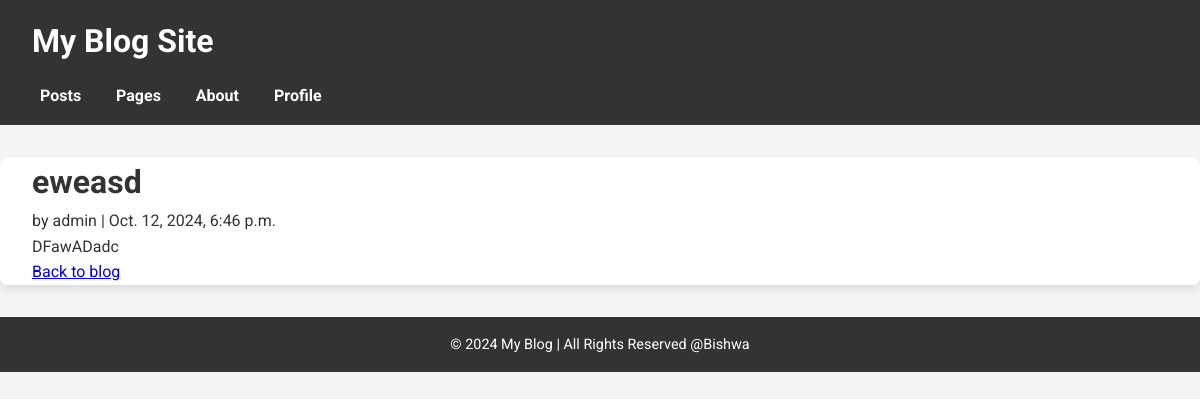
Page /FDASDFAs/ on the committed database.
### posts/models.py (models this page shows, shortened)
class Post(models.Model):
    title = models.CharField(max_length=200)
    slug = models.SlugField(unique=True, blank=True)
    content =  models.TextField()
    author = models.ForeignKey('auth.user', on_delete=models.CASCADE)
    created_at = models.DateTimeField(auto_now_add=True)
    updated_at = models.DateTimeField(auto_now=True)

### posts/views.py (the view)
# urls.py: path('<slug:slug>/', views.post_detail, name='post_detail'),
def post_detail(request, slug):
    post = get_object_or_404(Post, slug=slug)
    return render(request, 'posts/post_detail.html', {'post': post})

### templates/posts/post_detail.html
{% extends 'base.html' %}
{% block content %}
    <h1>{{ post.title }}</h1>
    <p>by {{ post.author.username }} | {{ post.created_at }}</p>
    <div>
        {{ post.content|safe }}
    </div>
    <a href="{% url 'post_list' %}">Back to blog</a>
{% endblock %}

### static/pages/css/style.css (style rules this page uses)
* { margin: 0; padding: 0; box-sizing: border-box; }
body { font-family: 'Roboto', sans-serif; line-height: 1.6; background-color: #f4f4f4; color: #333; }

### rows in the picture
Post: title "eweasd", author.username "admin", created_at "Oct. 12, 2024, 6:46 p.m.", content "DFawADadc"
